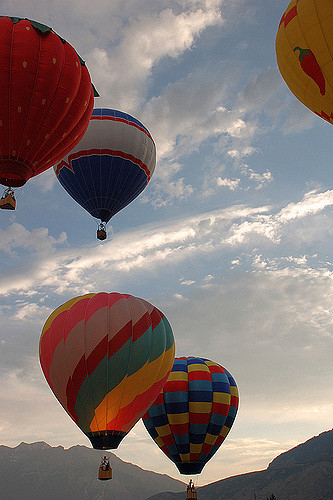
#> input picture python/images/ballons.jpg, 333 x 500 px
$ python degradeimage.py
#> lines starting #> are read from the running program, lines starting #| are printed output that depends on the picture
#> further down, image is the input picture: shape (500, 333, 3); mean B, G, R 118.7, 121.2, 133.7
import numpy as np
import cv2

def degradeimage(image, pathtosave, degration_rate=0.8):
#> called with pathtosave = 'images/ballons_degraded.jpg', degration_rate = 0.8
    scale = 1 - degration_rate
    small = cv2.resize(image, (0,0), fx=scale, fy=scale)
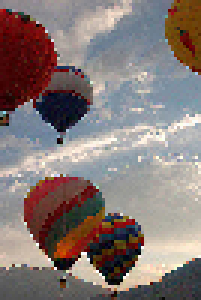
#> small: shape (100, 67, 3) (shown 3 times larger); mean B, G, R 118.7, 121.4, 134.2
    # degraded = cv2.resize(small, (0,0), fx=(1/scale), fy=(1/scale))
    degraded = cv2.resize(small, (image.shape[1], image.shape[0]), interpolation = cv2.INTER_CUBIC)
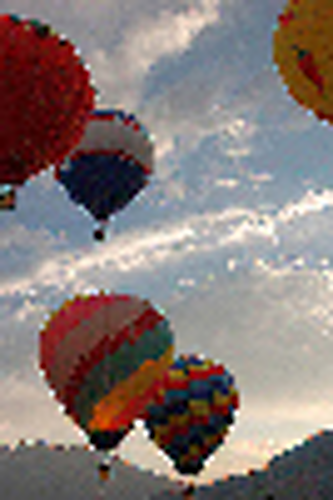
#> degraded: shape (500, 333, 3); mean B, G, R 118.8, 121.5, 134.2
    cv2.imwrite(pathtosave, degraded)

if __name__ == '__main__':
    import sys

    if len(sys.argv) == 1:
        ballons = "images/ballons.jpg"
        image = cv2.imread(ballons)
        degradeimage(image, 'images/ballons_degraded.jpg')

$ run again, with python/images/building.jpg copied over python/images/ballons.jpg
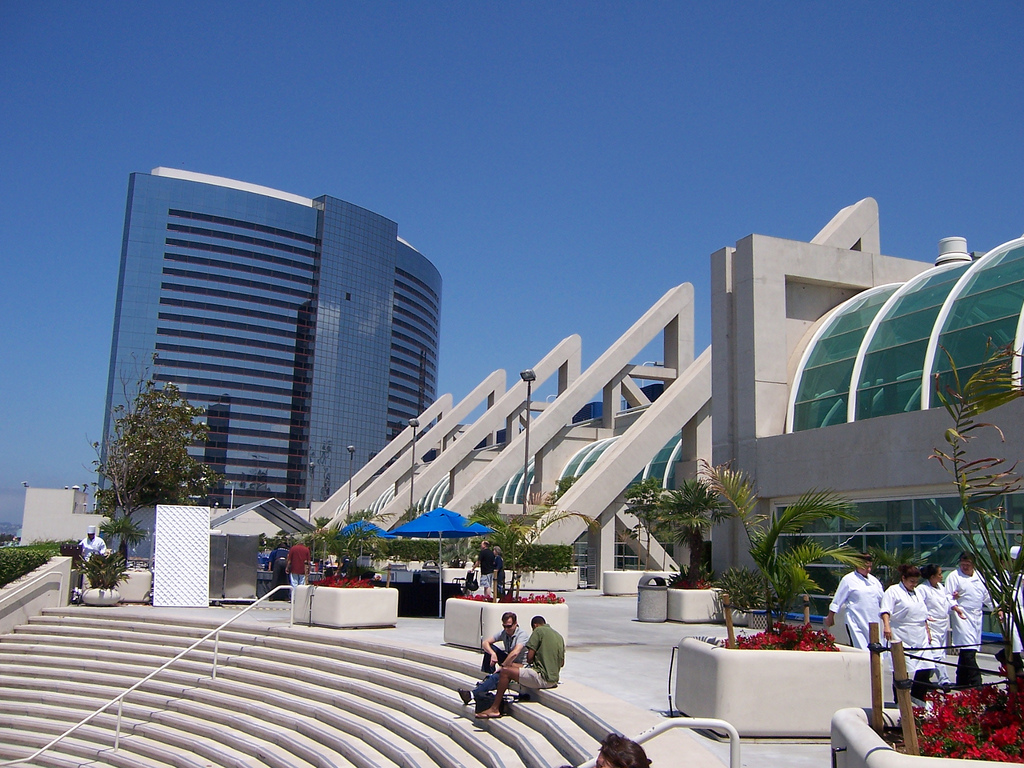
#> input picture python/images/building.jpg, 1024 x 768 px
#> image is the input picture: shape (768, 1024, 3); mean B, G, R 143, 117.7, 102.6
#> in degradeimage, `small = cv2.resize(image, (0,0), fx=scale, fy=scale)`:
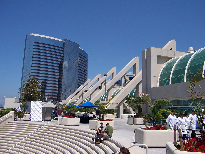
#> small: shape (154, 205, 3); mean B, G, R 143, 117.7, 102.6
#> in degradeimage, `degraded = cv2.resize(small, (image.shape[1], image.shape[0]), interpo..`:
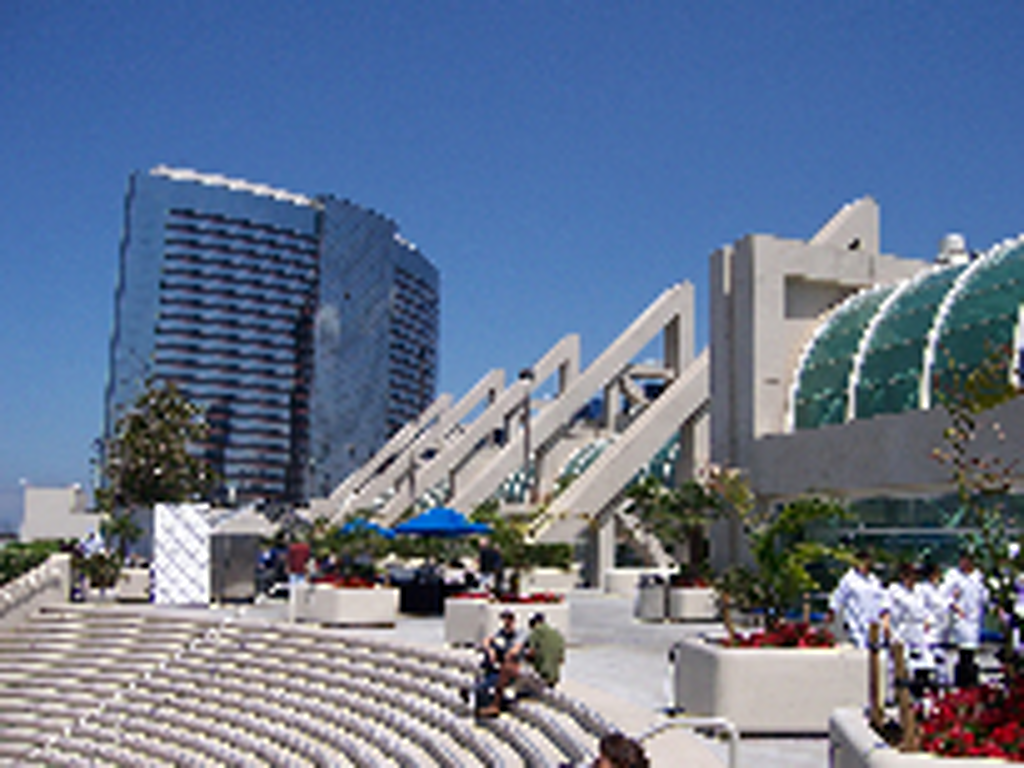
#> degraded: shape (768, 1024, 3); mean B, G, R 143, 117.7, 102.7

$ run again, with python/images/desert.jpg copied over python/images/ballons.jpg
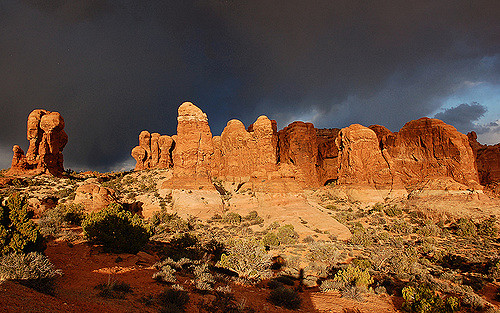
#> input picture python/images/desert.jpg, 500 x 313 px
#> image is the input picture: shape (313, 500, 3); mean B, G, R 52.8, 76.4, 109.2
#> in degradeimage, `small = cv2.resize(image, (0,0), fx=scale, fy=scale)`:
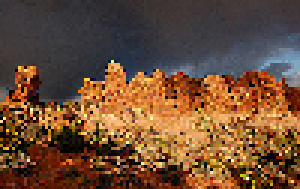
#> small: shape (63, 100, 3) (shown 3 times larger); mean B, G, R 52.8, 76.6, 109.2
#> in degradeimage, `degraded = cv2.resize(small, (image.shape[1], image.shape[0]), interpo..`:
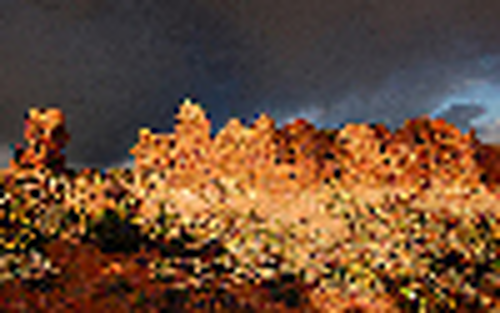
#> degraded: shape (313, 500, 3); mean B, G, R 52.9, 76.7, 109.2
